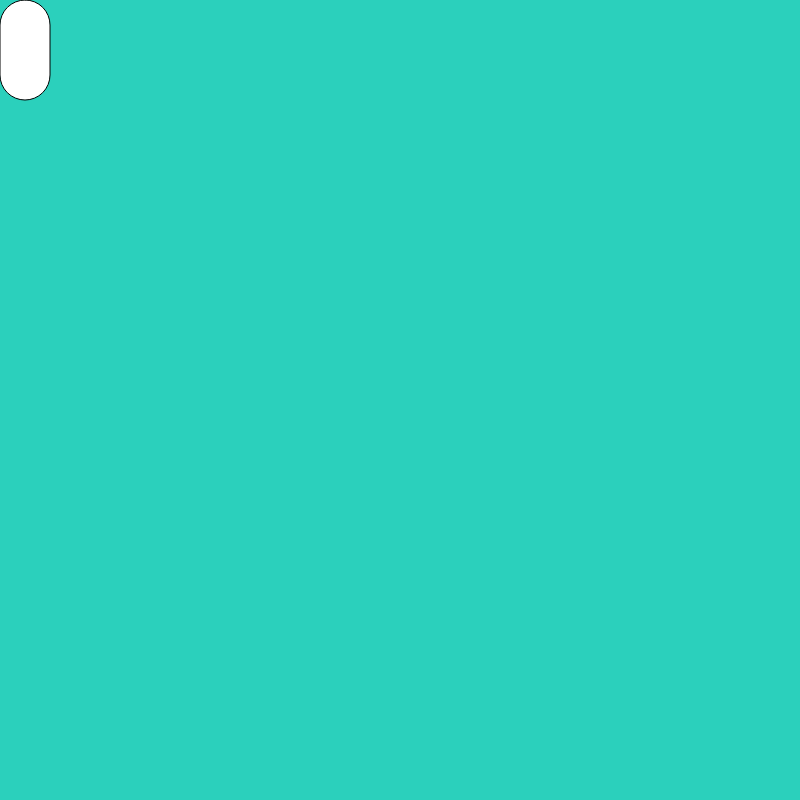
Frame 1 (no input)
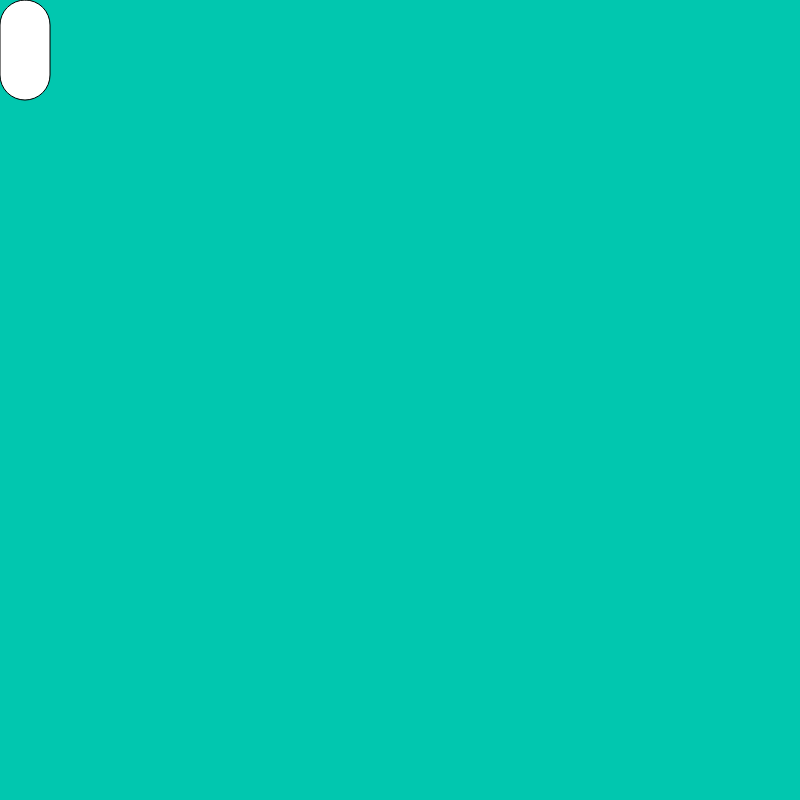
Frame 60 (no input)
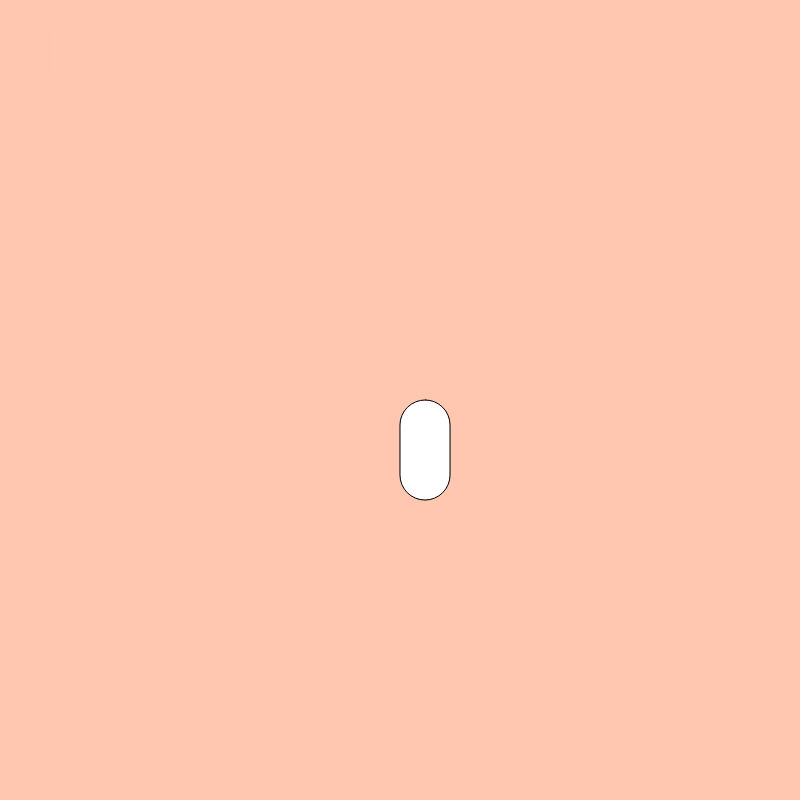
Frame 120 (the mouse pressed at the canvas centre since frame 60)

The p5.js sketch that drew these frames (run headless with seeded random() and noise() and a simulated clock; from frame 60 on, the mouse is pressed at the canvas centre):

// p5.js sketch
// ── sketch.js
function setup() {
createCanvas(800,800); 
}
function draw() {
  background( mouseX, 200, 175, 150 , 100, 50, 0);
	background( mouseY, 200, 175, 150 , 100, 50, 0);
  rect( mouseX, mouseY, 50, 100, 150, 200);
 
}
